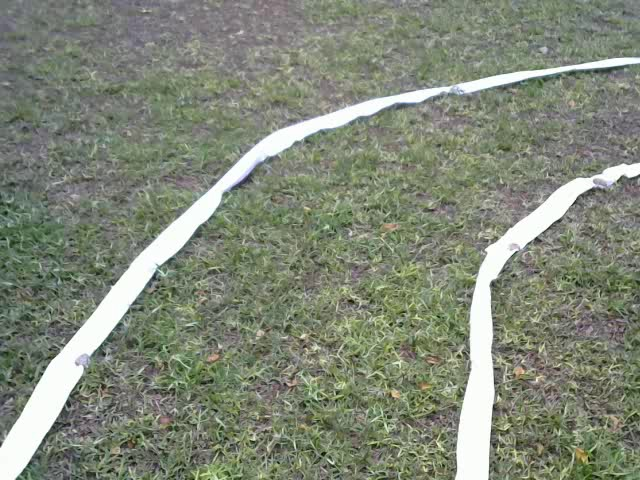
#> input picture frame0.jpg, 640 x 480 px, given in place of 5.avi, which was not available
$ python test.py   (older library calls are emulated)
#> lines starting #> are read from the running program, lines starting #| are printed output that depends on the picture; after the words box and inside, x2 and y2 are one past the last pixel; in counts of white or black regions, pixels touching at a corner belong together; pictures that were not available may be replaced by others from this repository, and a replacement may not be noted
import matplotlib.pyplot as plt
import cv2
import numpy as np
import sys
import os
from PIL import Image
from moviepy.editor import VideoFileClip

def nothing(x):
    pass

def topview(image):
        height,width,col = image.shape
        src = np.array([[0,0],[width,0],[width,height],[0,height]],dtype='float32')
        dest = np.array([[0,0],[width,0],[height,479],[210,height]],dtype='float32')
        h, status = cv2.findHomography(src, dest)
        imgd = np.zeros((height,width,col),dtype='uint8')
        imgd = cv2.warpPerspective(image, h, (width,height))
        return imgd,h


def road_lines(original_image,diff,diff_prev):
	print("diff=",diff)
	height,width,_ =original_image.shape
	top_view,h = topview(original_image)
	red_chan=top_view[:,:,0]
	th, binary_warped = cv2.threshold(red_chan, 240, 255, cv2.THRESH_BINARY)
	image = cv2.medianBlur(binary_warped,11 )
	leftx=[]
	lefty=[]
	rightx=[]
	righty=[]
	histogram = np.sum(image[np.int(binary_warped.shape[0]/2):,:], axis=0)
	# Create an output image to draw on and  visualize the result
	out_img = np.dstack((binary_warped, binary_warped, binary_warped))*255
	# Find the peak of the left and right halves of the histogram
	# These will be the starting point for the left and right lines
	midpoint = np.int(histogram.shape[0]/2)
	midpoint=midpoint-diff
	leftx_base = np.argmax(histogram[:midpoint])
	rightx_base = np.argmax(histogram[midpoint:]) + midpoint
	# Choose the number of sliding windows
	nwindows = 15
	# Set height of windows
	window_height = np.int(binary_warped.shape[0]/nwindows)
	# Identify the x and y positions of all nonzero pixels in the image
	nonzero = binary_warped.nonzero()
	nonzeroy = np.array(nonzero[0])
	nonzerox = np.array(nonzero[1])
	# Current positions to be updated for each window
	leftx_current = leftx_base
	rightx_current = rightx_base
	# Set the width of the windows +/- margin
	margin = 50
	# Set minimum number of pixels found to recenter window
	minpix = 50
	# Create empty lists to receive left and right lane pixel indices
	left_lane_inds = []
	right_lane_inds = []
	nwind=0
	f=1
	fleft=1
	fright=1
	fno=1
	dist_cur=0
	dist_prev=0
       # Step through the windows one by one
	for window in range(nwindows):
		nwind=nwind+1
		win_y_low = binary_warped.shape[0] - (window+1)*window_height
		win_y_high = binary_warped.shape[0] - window*window_height
		win_xleft_low = leftx_current - margin
		win_xleft_high = leftx_current + margin
		win_xright_low = rightx_current - margin
		win_xright_high = rightx_current + margin
		# Draw the windows on the visualization image
		cv2.rectangle(out_img,(win_xleft_low,win_y_low),(win_xleft_high,win_y_high),(0,255,0), 2)
		cv2.rectangle(out_img,(win_xright_low,win_y_low),(win_xright_high,win_y_high),(0,255,0), 2)
		# Identify the nonzero pixels in x and y within the window
		good_left_inds = ((nonzeroy >= win_y_low) & (nonzeroy < win_y_high) & (nonzerox >= win_xleft_low) & (nonzerox < win_xleft_high)).nonzero()[0]
		good_right_inds = ((nonzeroy >= win_y_low) & (nonzeroy < win_y_high) & (nonzerox >= win_xright_low) & (nonzerox < win_xright_high)).nonzero()[0]
		if(len(good_right_inds)>minpix and len(good_left_inds)>minpix):
			print("right> left>")
			if(nwind==2):
				if(len(leftx)!=0 and len(rightx)!=0):
					midx=int(((sum(leftx)/len(leftx))+(sum(rightx)/len(rightx)))/2)
					diff=320-midx
					diff_prev=diff
					#midx=(leftx+rightx)/2
					#print(midx)
				else:
					diff=diff_prev
			rightx_current = np.int(np.mean(nonzerox[good_right_inds]))
			leftx_current = np.int(np.mean(nonzerox[good_left_inds]))
			leftx.extend(nonzerox[good_left_inds])
			lefty.extend(nonzeroy[good_left_inds])
			rightx.extend(nonzerox[good_right_inds])
			righty.extend(nonzeroy[good_right_inds])
			flag=1
			dist_cur=np.mean(np.array(nonzerox[good_right_inds]))-np.mean(np.array(nonzerox[good_left_inds]))
		else:
			flag=0
			dist_cur=dist_prev
		if(flag==1):
			dist_prev=dist_cur
		if(len(good_left_inds)<minpix and len(good_right_inds)>minpix):
			print("left< right>")
			fleft=0
			if(fright==0):
				print("fright break")
				break
			print(dist_cur)
			if(dist_cur!=0 and fno==1):
				rightx_current = np.int(np.mean(nonzerox[good_right_inds]))
				leftx_current = np.int(np.mean(nonzerox[good_right_inds]-dist_cur))
				leftx.extend(nonzerox[good_right_inds]-int(dist_cur))
				lefty.extend(nonzeroy[good_right_inds])
				rightx.extend(nonzerox[good_right_inds])
				righty.extend(nonzeroy[good_right_inds])
				print("dist!=0",len(leftx))
			else:
				leftx.extend([20]*window_height)
				lefty.extend(list(range((nwind-1)*window_height,nwind*window_height)))
				rightx.extend(nonzerox[good_right_inds])
				righty.extend(nonzeroy[good_right_inds])
				print("dist=0",len(leftx))
		elif(len(good_right_inds)<minpix and len(good_left_inds)>minpix):
			print("left> right<")
			print("rigt pixel",len(good_right_inds))
			fright=0
			if(fleft==0):
				print("fleft break")
				break
			if(dist_cur!=0 and fno==1):
				leftx_current = np.int(np.mean(nonzerox[good_left_inds]))
				rightx_current = np.int(np.mean(nonzerox[good_left_inds])+dist_cur)
				rightx.extend(nonzerox[good_left_inds]+int(dist_cur))
				righty.extend(nonzeroy[good_left_inds])
				leftx.extend(nonzerox[good_left_inds])
				lefty.extend(nonzeroy[good_left_inds])
				print("dist!=0",len(rightx))
			else:
				rightx.extend([450]*window_height)
				righty.extend(list(range((nwind-1)*window_height,nwind*window_height)))
				leftx.extend(nonzerox[good_left_inds])
				lefty.extend(nonzeroy[good_left_inds])
				print("dist=0",len(rightx))
		elif(len(good_left_inds)<minpix and len(good_right_inds)<minpix):
			print("left< right<")
			break
	print("end")
# Concatenate the arrays of indices
	leftx=np.array(leftx)
	lefty=np.array(lefty)
	rightx=np.array(rightx)
	righty=np.array(righty)
	left=np.vstack((leftx,lefty))
	right=np.vstack((rightx,righty))

# Fit a second order polynomial to each
	if(len(leftx)!=0 and len(lefty)!=0 and len(rightx)!=0 and len(righty)!=0):
		left_fit = np.polyfit(lefty, leftx, 2)
		right_fit = np.polyfit(righty, rightx, 2)
	else:
		left_fit=[0,0,0]
		right_fit=[0,0,0]
# At this point, you're done! But here is how you can visualize the result as well:

# Generate x and y values for plotting
	ploty = np.linspace(binary_warped.shape[0],binary_warped.shape[0]-(nwind*window_height),binary_warped.shape[0])
	left_fitx = left_fit[0]*ploty**2 + left_fit[1]*ploty + left_fit[2]
	right_fitx = right_fit[0]*ploty**2 + right_fit[1]*ploty + right_fit[2]
	left=np.column_stack((np.array(left_fitx),ploty))
	left = left.reshape((-1,1,2))
	right=np.column_stack((np.array(right_fitx),ploty))
	right = right.reshape((-1,1,2))
	pts=np.concatenate((left,right),axis=0)

	mid=(right+left)/2
	out_img[nonzeroy[left_lane_inds], nonzerox[left_lane_inds]] = [255, 0, 0]
	out_img[nonzeroy[right_lane_inds], nonzerox[right_lane_inds]] = [0, 0, 255]
	rgb_image = cv2.cvtColor(image, cv2.COLOR_GRAY2RGB)
	warp_zero = np.zeros_like(binary_warped).astype(np.uint8)
	img = np.dstack((warp_zero, warp_zero, warp_zero))
	cv2.polylines(rgb_image, np.int32(right), isClosed=True,color=(240,0,0), thickness=15)
	cv2.polylines(rgb_image, np.int32(left), isClosed=True,color=(0,0,255), thickness=15)
	cv2.polylines(rgb_image, np.int32(mid), isClosed=True,color=(0,255,0), thickness=15)
	cv2.fillPoly(rgb_image,np.int32(pts) ,(255,0,0))
	height,width,col = rgb_image.shape
	src = np.array([[0,0],[width,0],[width,height],[0,height]],dtype='float32')
	dest = np.array([[0,0],[width,0],[height,479],[210,height]],dtype='float32')
	h, status = cv2.findHomography(dest,src)
	imgd = np.zeros((height,width,col),dtype='uint8')
	#print(imgd[:,1].shape)
	imgd = cv2.warpPerspective(rgb_image, h, (width,height))
	result=cv2.addWeighted(original_image,0.5,imgd,0.5,0)
	return result,diff,diff_prev
def binary_thres_red(original_image):
	height,width,_ = original_image.shape
	top_view,h = topview(original_image)
	red_chan=top_view[:,:,0]
	th, dst = cv2.threshold(red_chan, 220, 255, cv2.THRESH_BINARY)
	kernel=np.ones((5,5))
	#erosion=cv2.erode(dst,kernel,iterations=5)
	#dilation = cv2.dilate(erosion,kernel,iterations = 1)
	final = cv2.medianBlur(dst, 9)
	return(dst)
diff=0
diff_prev=0
a=1
video="5.avi"
if(a==0):
	vid_output = '5.mp4'
	video_output='output_thres_rednew.mp4'
	clip1 = VideoFileClip(video)
	vid_clip = clip1.fl_image(road_lines)
	vid_clip.write_videofile(vid_output, audio=False)
	vid_clip_red_thres = clip1.fl_image(binary_thres_red)
	vid_clip_red_thres.write_videofile(video_output, audio=False)
else:
	cap=cv2.VideoCapture(video)
	count=0
	while(True):
		ret,frame=cap.read()
#> frame is the input picture: shape (480, 640, 3); mean B, G, R 119.5, 135.6, 128.8
		final,diff,diff_prev=road_lines(frame,diff,diff_prev)
#> in topview, `imgd = cv2.warpPerspective(image, h, (width,height))`:
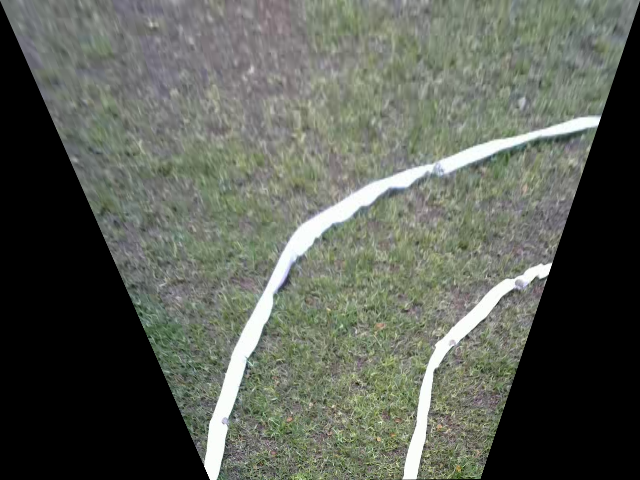
#> imgd: shape (480, 640, 3); mean B, G, R 86.6, 95.8, 91.5
#> in road_lines, `top_view,h = topview(original_image)`: h = [[1, 1.04, 8.36e-14], [-6.53e-17, 2.37, 0], [7.74e-06, 0.00286, 1]]
#> in road_lines, `red_chan=top_view[:,:,0]`:
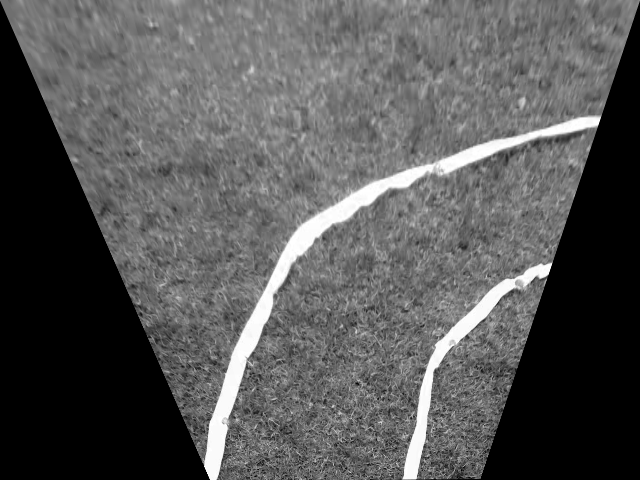
#> red_chan: shape (480, 640); min 0, max 255, mean 86.6
#> in road_lines, `th, binary_warped = cv2.threshold(red_chan, 240, 255, cv2.THRESH_BINARY)`:
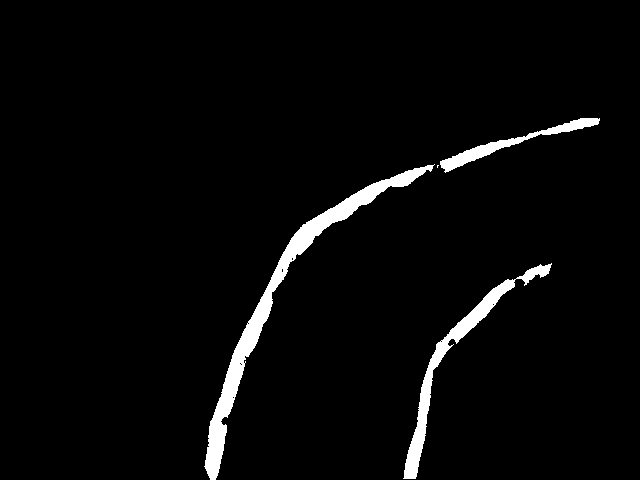
#> binary_warped: shape (480, 640); 3.3% white; 4 white regions (1 under 20 px), largest, box (x1, y1, x2, y2) and area: (204, 164, 435, 480) 5696, (403, 263, 552, 479) 2950, (440, 118, 600, 173) 1416
#> in road_lines, `image = cv2.medianBlur(binary_warped,11 )`:
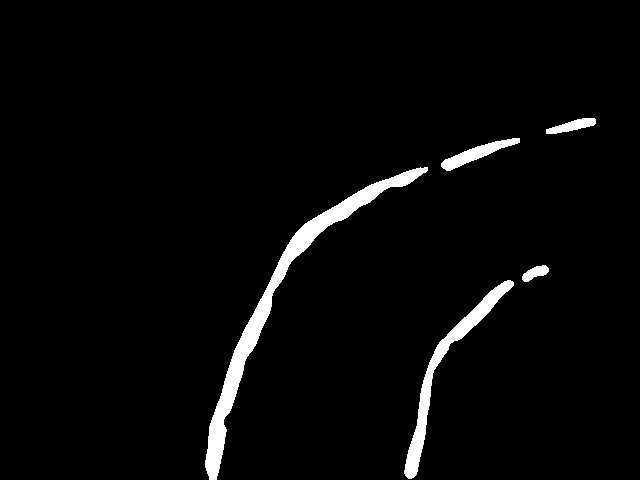
#> image: shape (480, 640); 3.2% white; 5 white regions, box (x1, y1, x2, y2) and area: (205, 167, 428, 480) 5660, (404, 280, 514, 479) 2601, (441, 138, 520, 171) 829, (546, 118, 596, 134) 416, (522, 265, 549, 282) 257
#> in road_lines, `histogram = np.sum(image[np.int(binary_warped.shape[0]/2):,:], axis=0)`: histogram = 640 values, max 18870 at index 216, min 0 at index 0, mean 2609
#> in road_lines, `leftx_base = np.argmax(histogram[:midpoint])`: leftx_base = 216
#> in road_lines, `rightx_base = np.argmax(histogram[midpoint:]) + midpoint`: rightx_base = 421
#> in road_lines, `nonzero = binary_warped.nonzero()`: nonzero = 10066 positions, rows 118 to 479, columns 204 to 599
#> in road_lines, `nonzeroy = np.array(nonzero[0])`: nonzeroy = 10066 values from 118 to 479
#> in road_lines, `nonzerox = np.array(nonzero[1])`: nonzerox = 10066 values, max 599 at index 18, min 204 at index 9739, mean 366.2
#> in road_lines, `leftx_current = leftx_base`: leftx_current = 216
#> in road_lines, `rightx_current = rightx_base`: rightx_current = 421
#> the loop in road_lines, `for window in range(nwindows):` made 11 passes
#> (win_xleft_low, win_xleft_high, win_xright_low, win_xright_high, midx, diff, diff_prev, rightx_current) on pass 2: (163, 263, 362, 462, 312, 8, 8, 419)
#> (win_xleft_low, win_xleft_high, win_xright_low, win_xright_high, rightx_current, leftx_current, dist_cur, dist_prev) on passes 1, 3, 4, 5, 6, 7: (166, 266, 371, 471, 412, 213, 199, 199), (166, 266, 369, 469, 424, 226, 198.3, 198.3), (176, 276, 374, 474, 432, 235, 196.7, 196.7), (185, 285, 382, 482, 455, 249, 206.1, 206.1), (199, 299, 405, 505, 485, 263, 221.7, 221.7), (213, 313, 435, 535, 518, 280, 238.2, 238.2)
#| rigt pixel 0
#| dist!=0 3516
#| rigt pixel 0
#| dist!=0 4131
#| rigt pixel 0
#| dist!=0 4314
#> after the loop in road_lines, `for window in range(nwindows):`:
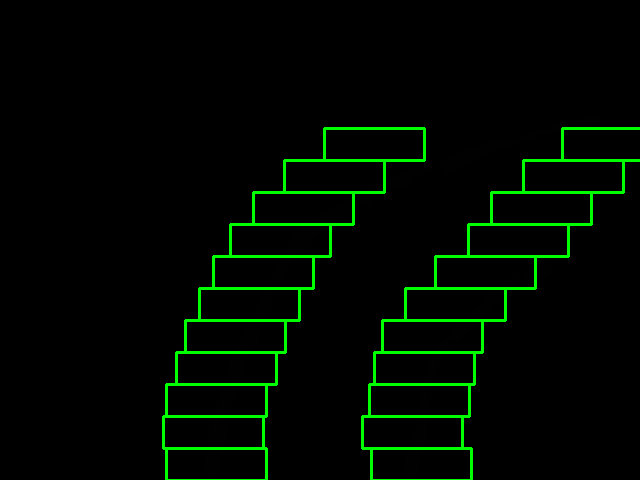
#> out_img: shape (480, 640, 3); mean of channels 0, 1, 2 0, 9.7, 0; drawn as B, G, R
#> after the loop in road_lines, `for window in range(nwindows):`: leftx = 4886 values, max 383 at index 4705, min 204 at index 289, mean 266.4; lefty = 4886 values, max 479 at index 438, min 180 at index 4703, mean 323.1; nwind = 11; rightx = 4314 values, max 621 at index 4133, min 403 at index 405, mean 490.2; righty = 4314 values, max 478 at index 405, min 180 at index 4131, mean 314.8
#> in road_lines, `left_fit = np.polyfit(lefty, leftx, 2)`: left_fit = [0.00188, -1.74, 618.4]
#> in road_lines, `right_fit = np.polyfit(righty, rightx, 2)`: right_fit = [0.00231, -2.21, 940.8]
#> in road_lines, `left_fitx = left_fit[0]*ploty**2 + left_fit[1]*ploty + left_fit[2]`: left_fitx = 480 values, max 426.4 at index 479, min 215.9 at index 24, mean 282.7
#> in road_lines, `right_fitx = right_fit[0]*ploty**2 + right_fit[1]*ploty + right_fit[2]`: right_fitx = 480 values, max 695.5 at index 479, min 410.7 at index 1, mean 505.5
#> in road_lines, `left=np.column_stack((np.array(left_fitx),ploty))`: left = 480 pairs, first value 215.9 to 426.4, second value 128 to 480
#> in road_lines, `left = left.reshape((-1,1,2))`: left = 480 rows, first 8: [216.5, 480], [216.4, 479.3], [216.4, 478.5], [216.3, 477.8], [216.3, 477.1], [216.3, 476.3], [216.2, 475.6], [216.2, 474.9]
#> in road_lines, `right=np.column_stack((np.array(right_fitx),ploty))`: right = 480 pairs, first value 410.7 to 695.5, second value 128 to 480
#> in road_lines, `right = right.reshape((-1,1,2))`: right = 480 rows, first 8: [410.7, 480], [410.7, 479.3], [410.7, 478.5], [410.7, 477.8], [410.8, 477.1], [410.8, 476.3], [410.8, 475.6], [410.8, 474.9]
#> in road_lines, `pts=np.concatenate((left,right),axis=0)`: pts = 960 rows, first 8: [216.5, 480], [216.4, 479.3], [216.4, 478.5], [216.3, 477.8], [216.3, 477.1], [216.3, 476.3], [216.2, 475.6], [216.2, 474.9]
#> in road_lines, `mid=(right+left)/2`: mid = 480 rows, first 8: [313.6, 480], [313.6, 479.3], [313.6, 478.5], [313.5, 477.8], [313.5, 477.1], [313.5, 476.3], [313.5, 475.6], [313.5, 474.9]
#> in road_lines, `cv2.fillPoly(rgb_image,np.int32(pts) ,(255,0,0))`:
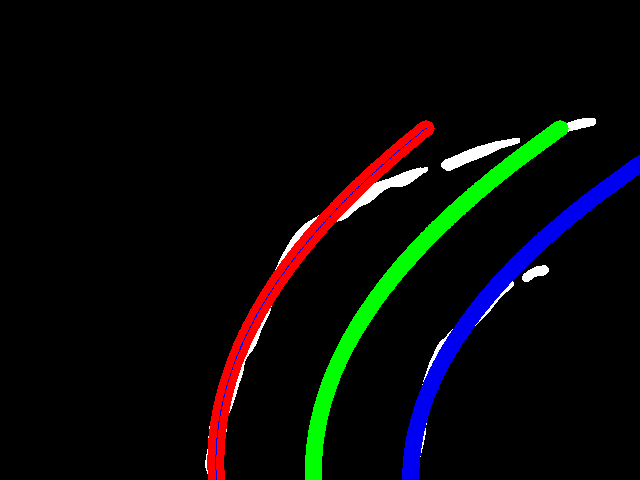
#> rgb_image: shape (480, 640, 3); mean B, G, R 8.3, 9, 8.4
#> in road_lines, `h, status = cv2.findHomography(dest,src)`: h = [[0.995, -0.435, -1.47e-13], [1.52e-17, 0.421, -1.47e-13], [-7.7e-06, -0.0012, 1]]; status = [1, 1, 1, 1]
#> in road_lines, `result=cv2.addWeighted(original_image,0.5,imgd,0.5,0)`:
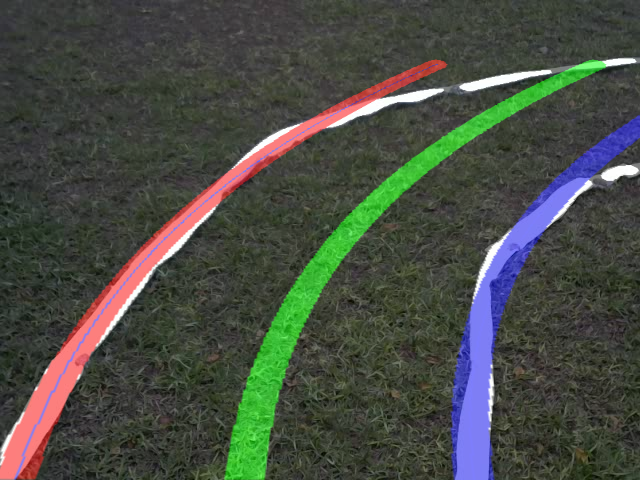
#> result: shape (480, 640, 3); mean B, G, R 66.7, 75.4, 71.5
#> diff = 8; diff_prev = 8
		count=count+1
		print(count)
		cv2.imshow("frame",final)
		if(cv2.waitKey(1) and 0xFF==ord('q')):
#> (key q is pressed here)
			break
	cap.release()
	cv2.destroyAllWindows()
